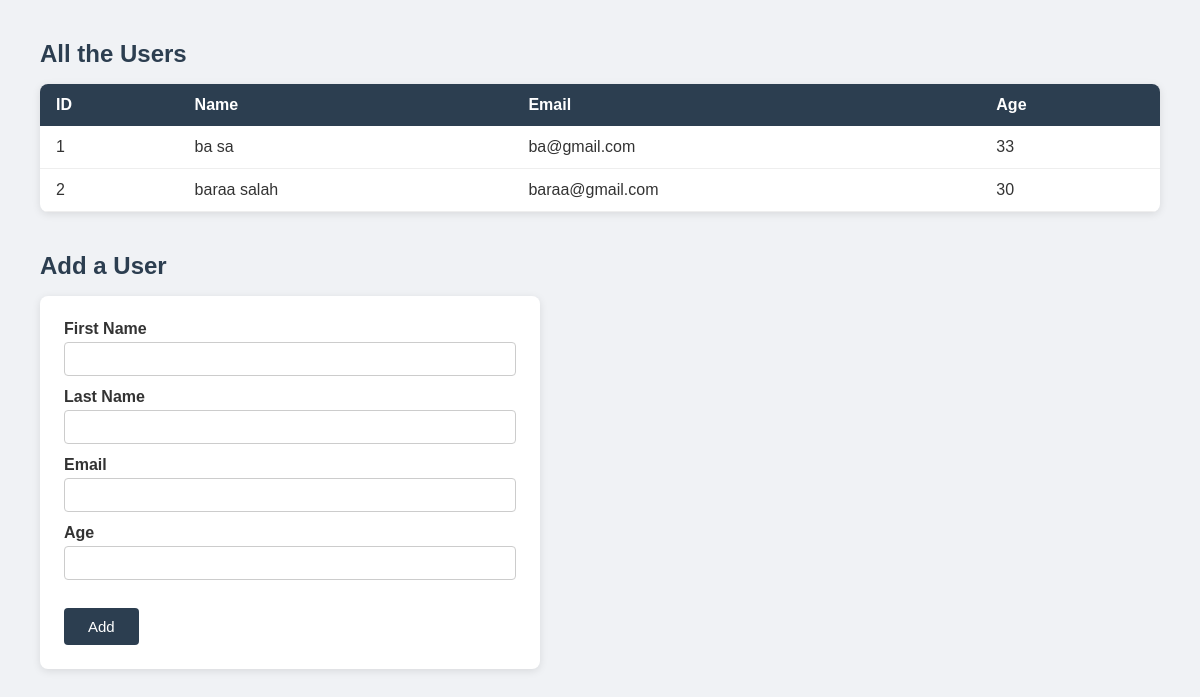
Before: / with the older database file.
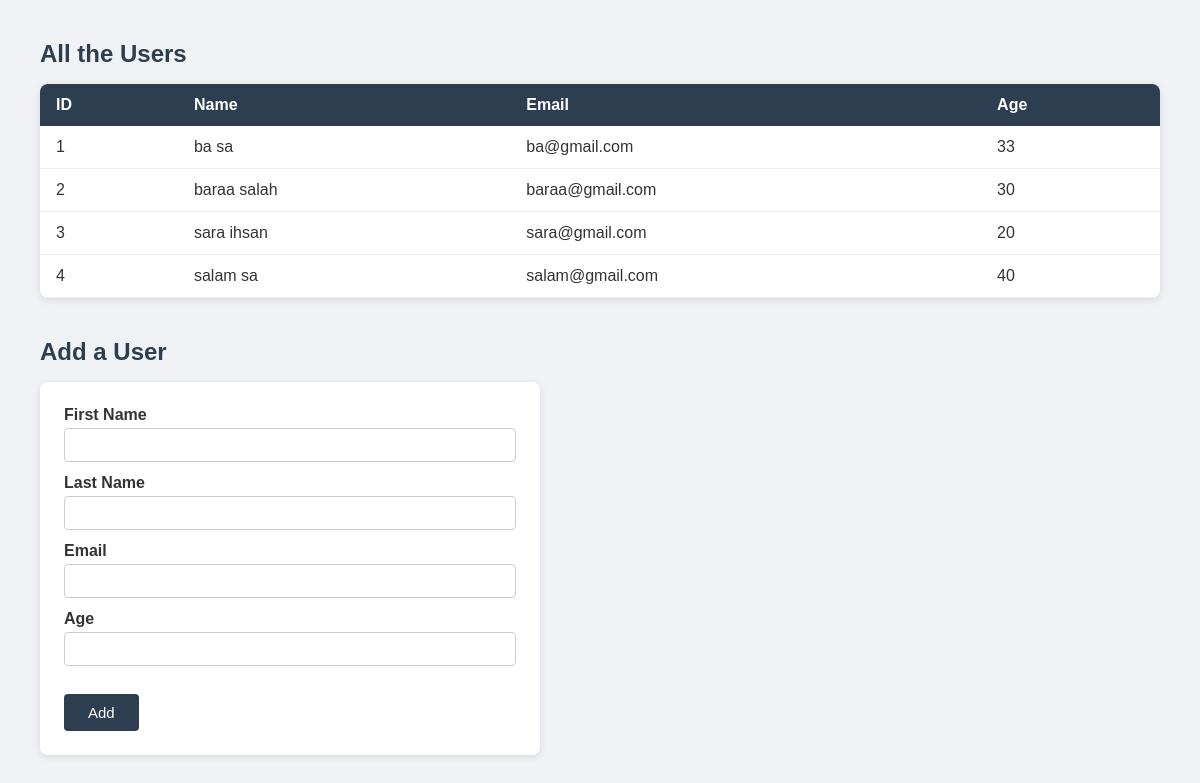
After: the same page with the newer database file.
### users_app/models.py (models this page shows)
class User(models.Model):
    first_name = models.CharField(max_length=255)
    last_name = models.CharField(max_length=255)
    email_address = models.CharField(max_length=255)
    age = models.IntegerField()
    created_at = models.DateTimeField(auto_now_add=True)
    updated_at = models.DateTimeField(auto_now=True)

### users_app/views.py (the view)
# urls.py: path('', views.index, name='index'),
def index(request):
    all_users = User.objects.all()
    return render(request, 'index.html', {'users': all_users})

### users_app/templates/index.html (shortened to what this page needs)
<!DOCTYPE html>
<html>
<head>
    {% load static %}
    <link rel="stylesheet" href="{% static 'style.css' %}">
</head>
<body>
    <h2>All the Users</h2>
    <table>
        <tr>
            <th>ID</th>
            <th>Name</th>
            <th>Email</th>
            <th>Age</th>
        </tr>
        {% for user in users %}
        <tr>
            <td>{{ user.id }}</td>
            <td>{{ user.first_name }} {{ user.last_name }}</td>
            <td>{{ user.email_address }}</td>
            <td>{{ user.age }}</td>
        </tr>
        {% endfor %}
    </table>
    <h2>Add a User</h2>
    <form action="/create/" method="POST">
        <label>First Name <input type="text" name="first_name"></label>
        <label>Last Name <input type="text" name="last_name"></label>
        <label>Email <input type="text" name="email_address"></label>
        <label>Age <input type="text" name="age"></label>
        <button type="submit">Add</button>
    </form>
</body>
</html>

### users_app/static/style.css (style rules this page uses)
* { margin: 0; padding: 0; box-sizing: border-box; }
body { font-family: Arial, sans-serif; background-color: #f0f2f5; padding: 40px; color: #333; }
h2 { margin-bottom: 16px; color: #2c3e50; }
table { width: 100%; border-collapse: collapse; background-color: white; border-radius: 8px; overflow: hidden; box-shadow: 0 2px 8px rgba(0,0,0,0.1); margin-bottom: 40px; }
th { background-color: #2c3e50; color: white; padding: 12px 16px; text-align: left; }
td { padding: 12px 16px; border-bottom: 1px solid #eee; }
form { background-color: white; padding: 24px; border-radius: 8px; box-shadow: 0 2px 8px rgba(0,0,0,0.1); max-width: 500px; }
label { display: block; margin-bottom: 12px; font-weight: bold; }
input { width: 100%; padding: 8px 12px; margin-top: 4px; border: 1px solid #ccc; border-radius: 4px; font-size: 14px; }
button { margin-top: 16px; padding: 10px 24px; background-color: #2c3e50; color: white; border: none; border-radius: 4px; cursor: pointer; font-size: 15px; }

Changed rows visible on the page:
added User: id "3", first_name "sara", last_name "ihsan", email_address "sara@gmail.com", age "20"
added User: id "4", first_name "salam", last_name "sa", email_address "salam@gmail.com", age "40"
